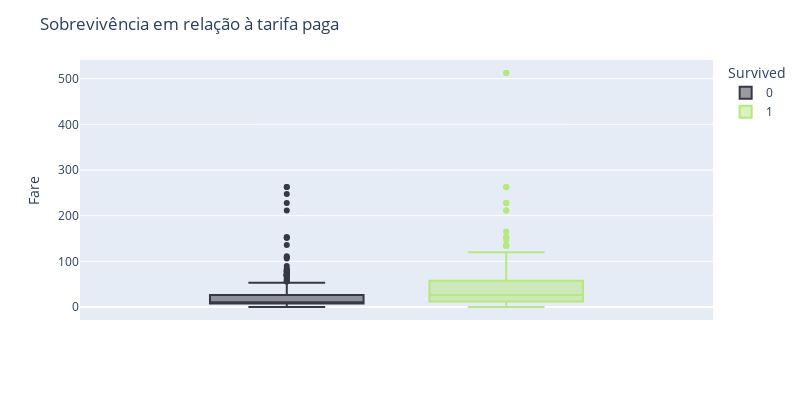

Notebook source saved alongside this figure:
### Code cell
fig = px.box(train, y="Fare", color="Survived", color_discrete_sequence=["#363945", "#B6E880"])
fig.update_layout(height=400, width=800, title_text="Sobrevivência em relação à tarifa paga")
fig.show()

### Figure 1 — Plotly figure (JSON) as saved in the notebook; plotly's stock layout.template omitted (floating-point values rounded to 4 significant figures; data arrays with more than 128 entries replaced by an {"elided": "..."} marker saying what was removed)
{"data": [{"alignmentgroup": "True", "hovertemplate": "Survived=0<br>Fare=%{y}<extra></extra>", "legendgroup": "0", "marker": {"color": "#363945"}, "name": "0", "notched": false, "offsetgroup": "0", "orientation": "v", "showlegend": true, "type": "box", "x0": " ", "xaxis": "x", "y": {"elided": "444 float values"}, "y0": " ", "yaxis": "y"}, {"alignmentgroup": "True", "hovertemplate": "Survived=1<br>Fare=%{y}<extra></extra>", "legendgroup": "1", "marker": {"color": "#B6E880"}, "name": "1", "notched": false, "offsetgroup": "1", "orientation": "v", "showlegend": true, "type": "box", "x0": " ", "xaxis": "x", "y": {"elided": "268 float values"}, "y0": " ", "yaxis": "y"}], "layout": {"boxmode": "group", "height": 400, "legend": {"title": {"text": "Survived"}, "tracegroupgap": 0}, "margin": {"t": 60}, "title": {"text": "Sobrevivência em relação à tarifa paga"}, "width": 800, "xaxis": {"anchor": "y", "domain": [0, 1]}, "yaxis": {"anchor": "x", "domain": [0, 1], "title": {"text": "Fare"}}}}
